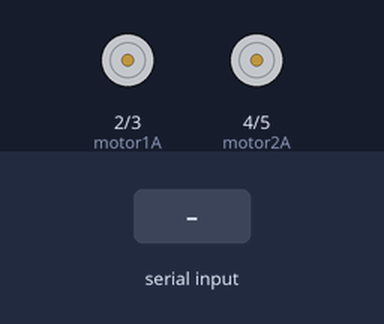
A sketch run on a simulated Arduino Uno, built with avr-gcc and run on an emulated ATmega328P. Parts: motor-driver pin pairs drawn as motors (green arrow = first pin HIGH = forward, orange = second pin HIGH = backward, longer = more drive). The test bench sets the inputs (shaded band).

Above: at 1.2 s.
1.3 s: "F" received over Serial
At 1.9 s:
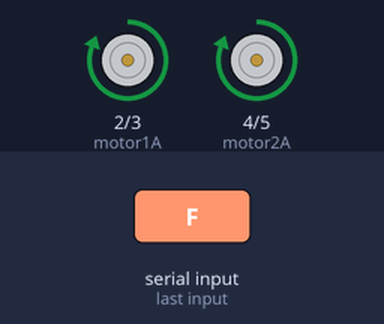
2.8 s: "B" received over Serial
At 4.0 s:
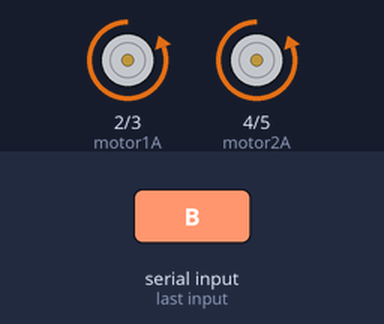
4.3 s: "L" received over Serial
At 5.4 s:
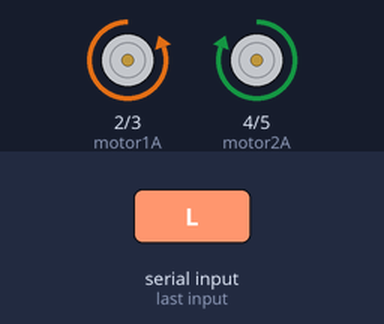
5.8 s: "R" received over Serial
At 6.5 s:
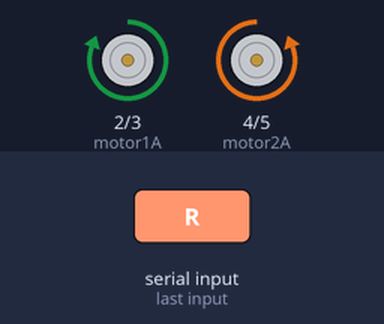
7.3 s: "S" received over Serial
At 7.7 s:
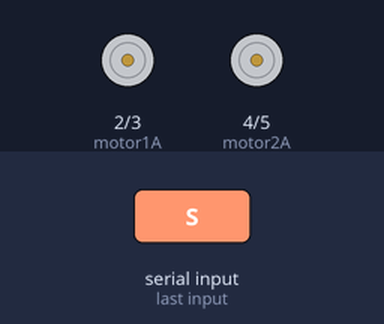
Timing chart, 0 to 9.8 s (numbered marks = the images above; inputs shaded):
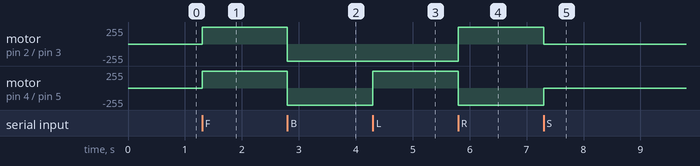

The sketch:

Simple_Arduino_Bluetooth_Car.ino
```cpp
/*

Codigo do carro robo com Arduino Uno controlado via bluetooth.

Autor: d4nkali
Data: 07/08/2024 (Primeira Versao: 14/04/2019)

*/

/*

# Localização dos pinos no Arduino UNO

### Alimentação:

  - Alimentação +: VIN
  - Alimentação -: GND

### L298N:

  - +12: Alimentação +
  - GND: Alimentação -
  - INT1: 2
  - INT2: 3
  - INT3: 4
  - INT4: 5

### HC-06 ou HC-05:

  - VCC: 5V
  - GND: GND
  - TXD: RX
  - RXD: Depois do Resistor de 10k e do de 20K
  - Primeira Perna Resistor de 10k: TX
  - Segunda Perna Resistor de 20K: GND

#

  **OBS:** Para usar o pino **RX** corretamente deve fazer um **divisor de tensão** para não queimar o modulo.
  Então para isso deve colocar o *fio do arduino em um resistor 10k* e na outra ponta *ligar outro resistor de 20 ou 22k*,
  no meio deles vai o *fio do sensor* e na outra ponta do de 22k vai um *fio ao GND* da placa.

*/

// Definido os pinos

  const int motor1A = 2; // int1 para o pino 2
  const int motor1B = 3; // int2 para o pino 3
  const int motor2A = 4; // int3 para o pino 4
  const int motor2B = 5; // int4 para o pino 5

void setup() {

  // Define todos os pinos como saida

    pinMode(motor1A, OUTPUT);
    pinMode(motor1B, OUTPUT);
    pinMode(motor2A, OUTPUT);
    pinMode(motor2B, OUTPUT);

  Serial.begin(9600); // Inicia a comunicação serial

}

void loop() {

  if (Serial.available() > 0) { // Se tiver precionado um comando no aplicativo, então

    char comando = Serial.read(); // Cria a variavel comando e ler o serial e armazena na variavel

    switch (comando) { // Se o comando for ...

      case 'F': // ...Frente, então avança

        digitalWrite(motor1A, HIGH);
        digitalWrite(motor1B, LOW);
        digitalWrite(motor2A, HIGH);
        digitalWrite(motor2B, LOW);
        break;

      case 'B': // ...Tras, então recua

        digitalWrite(motor1A, LOW);
        digitalWrite(motor1B, HIGH);
        digitalWrite(motor2A, LOW);
        digitalWrite(motor2B, HIGH);
        break;

      case 'L': // ...Esquerda, então vira à esquerda

        digitalWrite(motor1A, LOW);
        digitalWrite(motor1B, HIGH);
        digitalWrite(motor2A, HIGH);
        digitalWrite(motor2B, LOW);
        break;

      case 'R': // ...Direita, então vira à direita

        digitalWrite(motor1A, HIGH);
        digitalWrite(motor1B, LOW);
        digitalWrite(motor2A, LOW);
        digitalWrite(motor2B, HIGH);
        break;

      case 'S': // ...Nenhum, então para

        digitalWrite(motor1A, LOW);
        digitalWrite(motor1B, LOW);
        digitalWrite(motor2A, LOW);
        digitalWrite(motor2B, LOW);
        break;

    }

  }

}

// FIM!
```

Measured:
- after the input at 1.3 s, motor on pin 2 (motor1A) / pin 3 (motor1B), motor on pin 4 (motor2A) / pin 5 (motor2B): stopped → forward 255/255 at once
- after the input at 2.8 s, motor on pin 2 (motor1A) / pin 3 (motor1B), motor on pin 4 (motor2A) / pin 5 (motor2B): forward 255/255 → backward 255/255 at once
- after the input at 4.3 s, motor on pin 4 (motor2A) / pin 5 (motor2B): backward 255/255 → forward 255/255 at once
- after the input at 5.8 s, motor on pin 2 (motor1A) / pin 3 (motor1B): backward 255/255 → forward 255/255 at once; motor on pin 4 (motor2A) / pin 5 (motor2B): forward 255/255 → backward 255/255 at once
- after the input at 7.3 s, motor on pin 2 (motor1A) / pin 3 (motor1B): forward 255/255 → stopped at once; motor on pin 4 (motor2A) / pin 5 (motor2B): backward 255/255 → stopped at once
